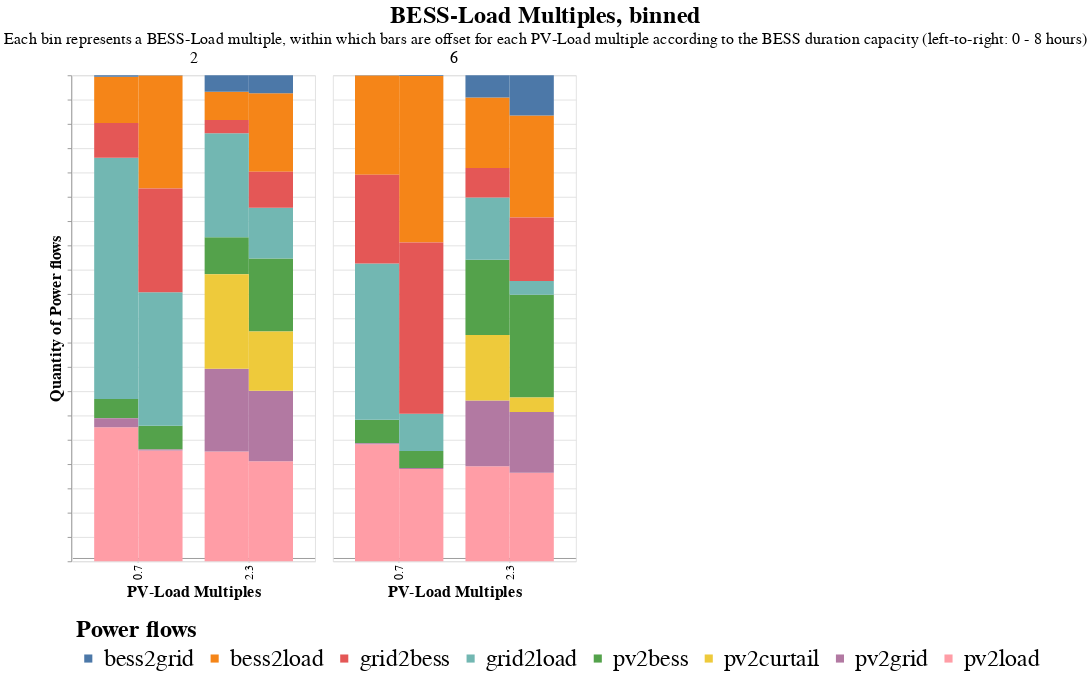

Write notebook code for a chart like this one.
### Code cell
# Select only the columns of interest
columns_of_interest = ['PV_Load_M', 'BESS_Load_M', 'T_BESS', 'pv2load', 'pv2bess', 'pv2grid', 'bess2load', 'bess2grid', 'grid2load', 'grid2bess', 'pv2curtail']
subset_data = results_econ[columns_of_interest]

# Melt the DataFrame to long format
melted_data = subset_data.melt(id_vars=['PV_Load_M', 'BESS_Load_M', 'T_BESS'], var_name='source', value_name='value')

# Plot stacked bar chart
quant= alt.Chart(
    melted_data,
    title= alt.TitleParams(
        text= 'BESS-Load Multiples, binned',
        subtitle= 'Each bin represents a BESS-Load multiple, within which bars are offset for each PV-Load multiple according to the BESS duration capacity (left-to-right: 0 - 8 hours)',
        anchor= 'middle',
        fontSize= 30,
        subtitleFontSize= 20
    )
).mark_bar().encode(
    x=alt.X('PV_Load_M:O', title='PV-Load Multiples', axis=alt.Axis(offset= -5)),
    #x2=alt.X2('PV_Load_M:O', title='PV-Load Multiple'),# axis=alt.Axis(offset=-5)),
    #x=alt.X('T_BESS:N', title= 'BESS Duration', axis= alt.Axis(offset= -5)),
    xOffset= 'T_BESS:N',
    y=alt.Y('sum(value):Q', title='Quantity of Power flows', axis= alt.Axis(labels= False)).stack('normalize'),
    color=alt.Color('source:N', legend= alt.Legend(title= 'Power flows')),
    column= alt.Column('BESS_Load_M:N', title= '', header= alt.Header(labelFontSize= 20)),
    tooltip=['PV_Load_M', 'BESS_Load_M', 'T_BESS', 'source', 'value'],
    #size= alt.Size('T_BESS:Q').scale(domain= (-0.1, 2)),
    
).properties(
    width=300,
    height=600
).configure_axis(
    labelFontSize= 15,
    titleFontSize= 20,
).configure_legend(
    labelFontSize= 30,
    titleFontSize= 30,
    orient= 'bottom',
    padding= 5
)
# num= alt.Chart(melted_data).mark_bar().encode(
#     x=alt.X('PV_Load_M:O', title='PV-Load Multiple', axis=alt.Axis(offset=-5)),
#     y=alt.Y('sum(value):Q', title='Quantity'),
#     color='source:N',
#     column= alt.Column('BESS_Load_M:N', title= 'BESS-Load Multiple, binned'),
#     tooltip=['PV_Load_M', 'BESS_Load_M', 'source', 'value'],
#     size= alt.Size('T_BESS:N').scale(domain= (-0.1, 2))
# ).properties(
#     width=300,
#     height=600
# )

quant

### Figure 1 — Vega-Lite specification as saved in the notebook (floating-point values rounded to 4 significant figures)
{"config": {"view": {"continuousWidth": 300, "continuousHeight": 300}, "axis": {"labelFontSize": 15, "titleFontSize": 20}, "legend": {"labelFontSize": 30, "orient": "bottom", "padding": 5, "titleFontSize": 30}}, "data": {"name": "data-f2f392319c3f7d6dab474888f732dd96"}, "mark": {"type": "bar"}, "encoding": {"color": {"field": "source", "legend": {"title": "Power flows"}, "type": "nominal"}, "column": {"field": "BESS_Load_M", "header": {"labelFontSize": 20}, "title": "", "type": "nominal"}, "tooltip": [{"field": "PV_Load_M", "type": "quantitative"}, {"field": "BESS_Load_M", "type": "quantitative"}, {"field": "T_BESS", "type": "quantitative"}, {"field": "source", "type": "nominal"}, {"field": "value", "type": "quantitative"}], "x": {"axis": {"offset": -5}, "field": "PV_Load_M", "title": "PV-Load Multiples", "type": "ordinal"}, "xOffset": {"field": "T_BESS", "type": "nominal"}, "y": {"aggregate": "sum", "axis": {"labels": false}, "field": "value", "stack": "normalize", "title": "Quantity of Power flows", "type": "quantitative"}}, "height": 600, "title": {"text": "BESS-Load Multiples, binned", "anchor": "middle", "fontSize": 30, "subtitle": "Each bin represents a BESS-Load multiple, within which bars are offset for each PV-Load multiple according to the BESS duration capacity (left-to-right: 0 - 8 hours)", "subtitleFontSize": 20}, "width": 300, "$schema": "https://vega.github.io/schema/vega-lite/v5.8.0.json", "datasets": {"data-f2f392319c3f7d6dab474888f732dd96": [{"PV_Load_M": 0.7, "BESS_Load_M": 2.0, "T_BESS": 1.0, "source": "pv2load", "value": 6091689}, {"PV_Load_M": 0.7, "BESS_Load_M": 2.0, "T_BESS": 4.0, "source": "pv2load", "value": 6031679}, {"PV_Load_M": 0.7, "BESS_Load_M": 6.0, "T_BESS": 1.0, "source": "pv2load", "value": 6086118}, {"PV_Load_M": 0.7, "BESS_Load_M": 6.0, "T_BESS": 4.0, "source": "pv2load", "value": 6176691}, {"PV_Load_M": 2.3, "BESS_Load_M": 2.0, "T_BESS": 1.0, "source": "pv2load", "value": 8735500}, {"PV_Load_M": 2.3, "BESS_Load_M": 2.0, "T_BESS": 4.0, "source": "pv2load", "value": 8533211}, {"PV_Load_M": 2.3, "BESS_Load_M": 6.0, "T_BESS": 1.0, "source": "pv2load", "value": 8132735}, {"PV_Load_M": 2.3, "BESS_Load_M": 6.0, "T_BESS": 4.0, "source": "pv2load", "value": 8583940}, {"PV_Load_M": 0.7, "BESS_Load_M": 2.0, "T_BESS": 1.0, "source": "pv2bess", "value": 870695}, {"PV_Load_M": 0.7, "BESS_Load_M": 2.0, "T_BESS": 4.0, "source": "pv2bess", "value": 1291356}, {"PV_Load_M": 0.7, "BESS_Load_M": 6.0, "T_BESS": 1.0, "source": "pv2bess", "value": 1225989}, {"PV_Load_M": 0.7, "BESS_Load_M": 6.0, "T_BESS": 4.0, "source": "pv2bess", "value": 1142138}, {"PV_Load_M": 2.3, "BESS_Load_M": 2.0, "T_BESS": 1.0, "source": "pv2bess", "value": 2953968}, {"PV_Load_M": 2.3, "BESS_Load_M": 2.0, "T_BESS": 4.0, "source": "pv2bess", "value": 6215290}, {"PV_Load_M": 2.3, "BESS_Load_M": 6.0, "T_BESS": 1.0, "source": "pv2bess", "value": 6445836}, {"PV_Load_M": 2.3, "BESS_Load_M": 6.0, "T_BESS": 4.0, "source": "pv2bess", "value": 9950742}, {"PV_Load_M": 0.7, "BESS_Load_M": 2.0, "T_BESS": 1.0, "source": "pv2grid", "value": 408602}, {"PV_Load_M": 0.7, "BESS_Load_M": 2.0, "T_BESS": 4.0, "source": "pv2grid", "value": 48011}, {"PV_Load_M": 0.7, "BESS_Load_M": 6.0, "T_BESS": 1.0, "source": "pv2grid", "value": 58927}, {"PV_Load_M": 0.7, "BESS_Load_M": 6.0, "T_BESS": 4.0, "source": "pv2grid", "value": 52207}, {"PV_Load_M": 2.3, "BESS_Load_M": 2.0, "T_BESS": 1.0, "source": "pv2grid", "value": 6594639}, {"PV_Load_M": 2.3, "BESS_Load_M": 2.0, "T_BESS": 4.0, "source": "pv2grid", "value": 5997096}, {"PV_Load_M": 2.3, "BESS_Load_M": 6.0, "T_BESS": 1.0, "source": "pv2grid", "value": 5625998}, {"PV_Load_M": 2.3, "BESS_Load_M": 6.0, "T_BESS": 4.0, "source": "pv2grid", "value": 5862419}, {"PV_Load_M": 0.7, "BESS_Load_M": 2.0, "T_BESS": 1.0, "source": "bess2load", "value": 2106400}, {"PV_Load_M": 0.7, "BESS_Load_M": 2.0, "T_BESS": 4.0, "source": "bess2load", "value": 6141815}, {"PV_Load_M": 0.7, "BESS_Load_M": 6.0, "T_BESS": 1.0, "source": "bess2load", "value": 5163345}, {"PV_Load_M": 0.7, "BESS_Load_M": 6.0, "T_BESS": 4.0, "source": "bess2load", "value": 11114703}, {"PV_Load_M": 2.3, "BESS_Load_M": 2.0, "T_BESS": 1.0, "source": "bess2load", "value": 2242639}, {"PV_Load_M": 2.3, "BESS_Load_M": 2.0, "T_BESS": 4.0, "source": "bess2load", "value": 6695116}, {"PV_Load_M": 2.3, "BESS_Load_M": 6.0, "T_BESS": 1.0, "source": "bess2load", "value": 6028027}, {"PV_Load_M": 2.3, "BESS_Load_M": 6.0, "T_BESS": 4.0, "source": "bess2load", "value": 9859164}, {"PV_Load_M": 0.7, "BESS_Load_M": 2.0, "T_BESS": 1.0, "source": "bess2grid", "value": 63269}, {"PV_Load_M": 0.7, "BESS_Load_M": 2.0, "T_BESS": 4.0, "source": "bess2grid", "value": 5745}, {"PV_Load_M": 0.7, "BESS_Load_M": 6.0, "T_BESS": 1.0, "source": "bess2grid", "value": 13928}, {"PV_Load_M": 0.7, "BESS_Load_M": 6.0, "T_BESS": 4.0, "source": "bess2grid", "value": 52565}, {"PV_Load_M": 2.3, "BESS_Load_M": 2.0, "T_BESS": 1.0, "source": "bess2grid", "value": 1314622}, {"PV_Load_M": 2.3, "BESS_Load_M": 2.0, "T_BESS": 4.0, "source": "bess2grid", "value": 1531018}, {"PV_Load_M": 2.3, "BESS_Load_M": 6.0, "T_BESS": 1.0, "source": "bess2grid", "value": 1905810}, {"PV_Load_M": 2.3, "BESS_Load_M": 6.0, "T_BESS": 4.0, "source": "bess2grid", "value": 3899340}, {"PV_Load_M": 0.7, "BESS_Load_M": 2.0, "T_BESS": 1.0, "source": "grid2load", "value": 10962981}, {"PV_Load_M": 0.7, "BESS_Load_M": 2.0, "T_BESS": 4.0, "source": "grid2load", "value": 7263037}, {"PV_Load_M": 0.7, "BESS_Load_M": 6.0, "T_BESS": 1.0, "source": "grid2load", "value": 8121445}, {"PV_Load_M": 0.7, "BESS_Load_M": 6.0, "T_BESS": 4.0, "source": "grid2load", "value": 2491103}, {"PV_Load_M": 2.3, "BESS_Load_M": 2.0, "T_BESS": 1.0, "source": "grid2load", "value": 8271747}, {"PV_Load_M": 2.3, "BESS_Load_M": 2.0, "T_BESS": 4.0, "source": "grid2load", "value": 4321309}, {"PV_Load_M": 2.3, "BESS_Load_M": 6.0, "T_BESS": 1.0, "source": "grid2load", "value": 5331002}, {"PV_Load_M": 2.3, "BESS_Load_M": 6.0, "T_BESS": 4.0, "source": "grid2load", "value": 1325354}, {"PV_Load_M": 0.7, "BESS_Load_M": 2.0, "T_BESS": 1.0, "source": "grid2bess", "value": 1577730}, {"PV_Load_M": 0.7, "BESS_Load_M": 2.0, "T_BESS": 4.0, "source": "grid2bess", "value": 5644059}, {"PV_Load_M": 0.7, "BESS_Load_M": 6.0, "T_BESS": 1.0, "source": "grid2bess", "value": 4615748}, {"PV_Load_M": 0.7, "BESS_Load_M": 6.0, "T_BESS": 4.0, "source": "grid2bess", "value": 11445105}, {"PV_Load_M": 2.3, "BESS_Load_M": 2.0, "T_BESS": 1.0, "source": "grid2bess", "value": 1062497}, {"PV_Load_M": 2.3, "BESS_Load_M": 2.0, "T_BESS": 4.0, "source": "grid2bess", "value": 3068921}, {"PV_Load_M": 2.3, "BESS_Load_M": 6.0, "T_BESS": 1.0, "source": "grid2bess", "value": 2510595}, {"PV_Load_M": 2.3, "BESS_Load_M": 6.0, "T_BESS": 4.0, "source": "grid2bess", "value": 6158632}, {"PV_Load_M": 0.7, "BESS_Load_M": 2.0, "T_BESS": 1.0, "source": "pv2curtail", "value": 0}, {"PV_Load_M": 0.7, "BESS_Load_M": 2.0, "T_BESS": 4.0, "source": "pv2curtail", "value": 0}, {"PV_Load_M": 0.7, "BESS_Load_M": 6.0, "T_BESS": 1.0, "source": "pv2curtail", "value": 0}, {"PV_Load_M": 0.7, "BESS_Load_M": 6.0, "T_BESS": 4.0, "source": "pv2curtail", "value": 0}, {"PV_Load_M": 2.3, "BESS_Load_M": 2.0, "T_BESS": 1.0, "source": "pv2curtail", "value": 7519577}, {"PV_Load_M": 2.3, "BESS_Load_M": 2.0, "T_BESS": 4.0, "source": "pv2curtail", "value": 5058342}, {"PV_Load_M": 2.3, "BESS_Load_M": 6.0, "T_BESS": 1.0, "source": "pv2curtail", "value": 5599434}, {"PV_Load_M": 2.3, "BESS_Load_M": 6.0, "T_BESS": 4.0, "source": "pv2curtail", "value": 1406889}]}}
